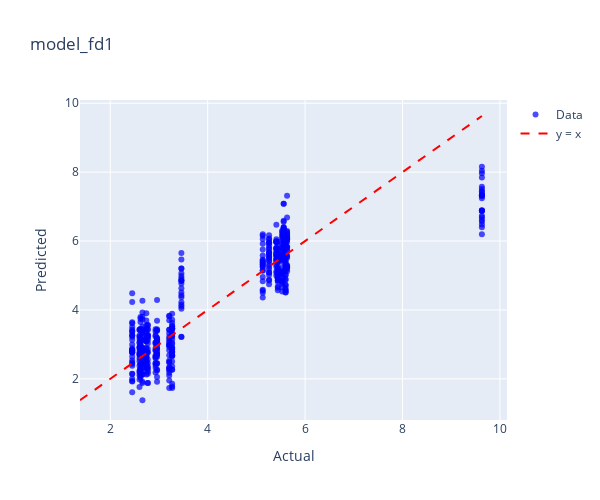
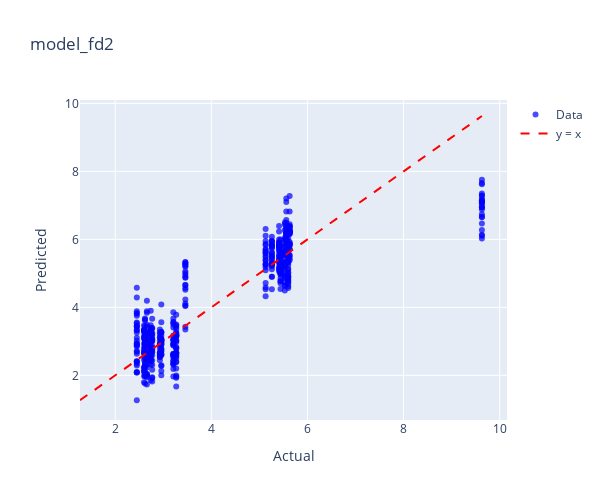
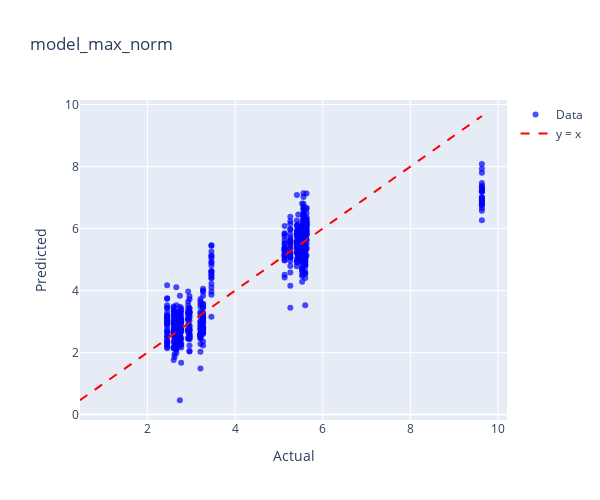
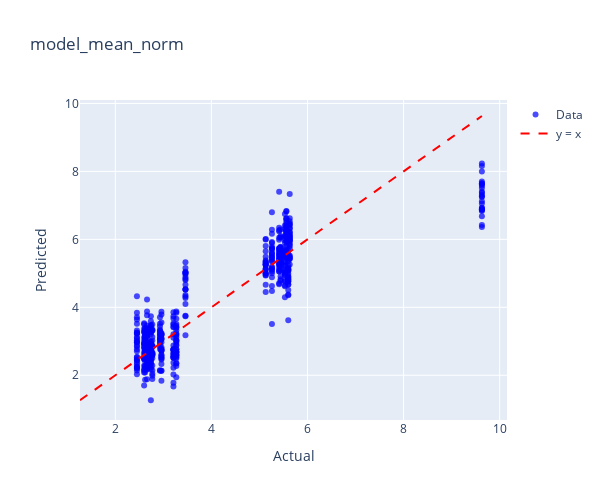

The code cell stored with these charts, in order, in its notebook:
### Code cell
model_dict = {
    'model_fd1': (model_fd1, kadar_air_fd1),
    'model_fd2': (model_fd2, kadar_air_fd2),
    'model_max_norm': (model_max_norm, kadar_air_max_norm),
    'model_mean_norm': (model_mean_norm, kadar_air_mean_norm),
    'model_msc': (model_msc, kadar_air_msc),
    'model_ori': (model_ori, kadar_air_ori),
    'model_range_norm': (model_range_norm, kadar_air_range_norm),
    'model_sg1': (model_sg1, kadar_air_sg1),
    'model_sg2': (model_sg2, kadar_air_sg2),
    'model_snv': (model_snv, kadar_air_snv),
}

for name, (model, data) in model_dict.items():
    print(f"Plotting for {name}")
    plot_actual_vs_predicted_plotly(model, data, 'Kadar Air',name)

### Figure 1 — Plotly figure (JSON) as saved in the notebook; plotly's stock layout.template omitted (floating-point values rounded to 4 significant figures; data arrays with more than 128 entries replaced by an {"elided": "..."} marker saying what was removed)
{"data": [{"hovertemplate": "Index: %{text}<br>Actual: %{x}<br>Predicted: %{y}<extra></extra>", "marker": {"color": "blue", "opacity": 0.7, "size": 6}, "mode": "markers", "name": "Data", "text": {"elided": "551 str values"}, "type": "scatter", "x": {"elided": "551 float values"}, "y": {"elided": "551 float values"}}, {"line": {"color": "red", "dash": "dash"}, "mode": "lines", "name": "y = x", "type": "scatter", "x": [1.378, 9.63], "y": [1.378, 9.63]}], "layout": {"height": 500, "title": {"text": "model_fd1"}, "width": 600, "xaxis": {"title": {"text": "Actual"}}, "yaxis": {"title": {"text": "Predicted"}}}}

### Figure 2 — Plotly figure (JSON) as saved in the notebook; plotly's stock layout.template omitted (floating-point values rounded to 4 significant figures; data arrays with more than 128 entries replaced by an {"elided": "..."} marker saying what was removed)
{"data": [{"hovertemplate": "Index: %{text}<br>Actual: %{x}<br>Predicted: %{y}<extra></extra>", "marker": {"color": "blue", "opacity": 0.7, "size": 6}, "mode": "markers", "name": "Data", "text": {"elided": "551 str values"}, "type": "scatter", "x": {"elided": "551 float values"}, "y": {"elided": "551 float values"}}, {"line": {"color": "red", "dash": "dash"}, "mode": "lines", "name": "y = x", "type": "scatter", "x": [1.268, 9.63], "y": [1.268, 9.63]}], "layout": {"height": 500, "title": {"text": "model_fd2"}, "width": 600, "xaxis": {"title": {"text": "Actual"}}, "yaxis": {"title": {"text": "Predicted"}}}}

### Figure 3 — Plotly figure (JSON) as saved in the notebook; plotly's stock layout.template omitted (floating-point values rounded to 4 significant figures; data arrays with more than 128 entries replaced by an {"elided": "..."} marker saying what was removed)
{"data": [{"hovertemplate": "Index: %{text}<br>Actual: %{x}<br>Predicted: %{y}<extra></extra>", "marker": {"color": "blue", "opacity": 0.7, "size": 6}, "mode": "markers", "name": "Data", "text": {"elided": "551 str values"}, "type": "scatter", "x": {"elided": "551 float values"}, "y": {"elided": "551 float values"}}, {"line": {"color": "red", "dash": "dash"}, "mode": "lines", "name": "y = x", "type": "scatter", "x": [0.4625, 9.63], "y": [0.4625, 9.63]}], "layout": {"height": 500, "title": {"text": "model_max_norm"}, "width": 600, "xaxis": {"title": {"text": "Actual"}}, "yaxis": {"title": {"text": "Predicted"}}}}

### Figure 4 — Plotly figure (JSON) as saved in the notebook; plotly's stock layout.template omitted (floating-point values rounded to 4 significant figures; data arrays with more than 128 entries replaced by an {"elided": "..."} marker saying what was removed)
{"data": [{"hovertemplate": "Index: %{text}<br>Actual: %{x}<br>Predicted: %{y}<extra></extra>", "marker": {"color": "blue", "opacity": 0.7, "size": 6}, "mode": "markers", "name": "Data", "text": {"elided": "551 str values"}, "type": "scatter", "x": {"elided": "551 float values"}, "y": {"elided": "551 float values"}}, {"line": {"color": "red", "dash": "dash"}, "mode": "lines", "name": "y = x", "type": "scatter", "x": [1.265, 9.63], "y": [1.265, 9.63]}], "layout": {"height": 500, "title": {"text": "model_mean_norm"}, "width": 600, "xaxis": {"title": {"text": "Actual"}}, "yaxis": {"title": {"text": "Predicted"}}}}
